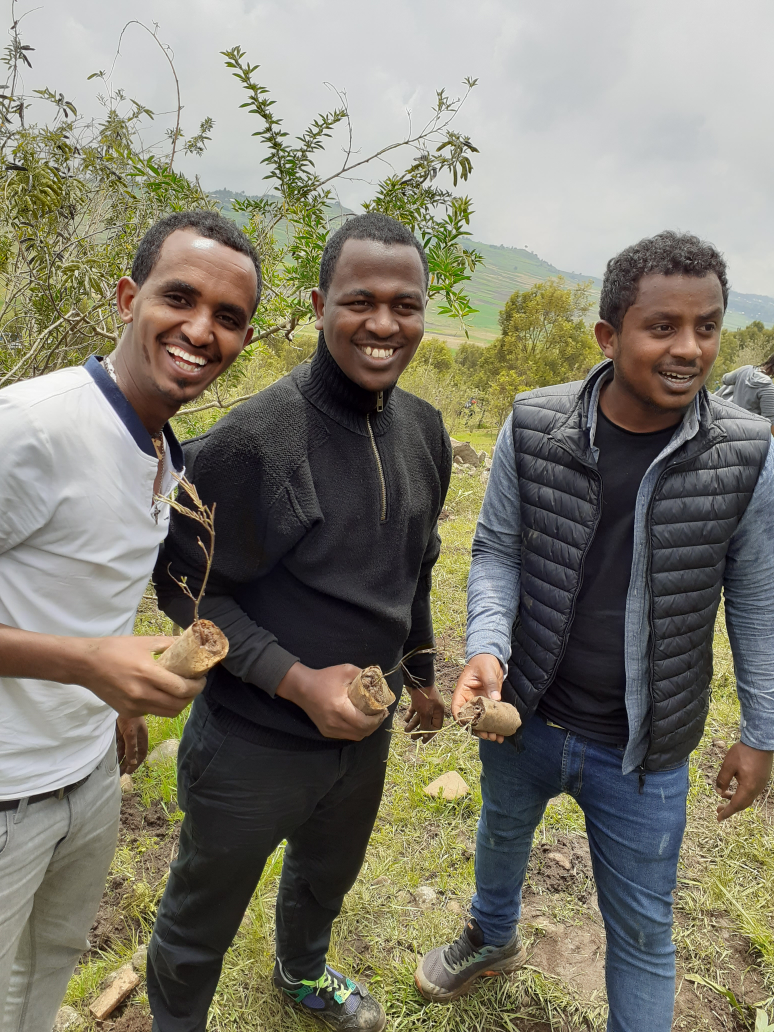
#> input picture FacialRecognition/Images/image2.jpg, 3096 x 4128 px, found by its file name (shown at 1/4 size)
$ python Image-CameraTesting.py
#> lines starting #> are read from the running program, lines starting #| are printed output that depends on the picture; after the words box and inside, x2 and y2 are one past the last pixel; in counts of white or black regions, pixels touching at a corner belong together
#"Testing Images"

import os
import cv2
import numpy as np
from matplotlib import pyplot as plt

#Load Classifier
faceCascade = cv2.CascadeClassifier('haarcascade_frontalface_default.xml')

# Load an color image in grayscale
img = cv2.imread('Images\image2.jpg',1)
#> img is the input picture: shape (4128, 3096, 3); mean B, G, R 109.5, 123.2, 126.6
scale_percent = 30 # percent of original size
width = int(700)
height = int(700)
dim = (width, height)
# resize image
img = cv2.resize(img, dim, interpolation = cv2.INTER_AREA)
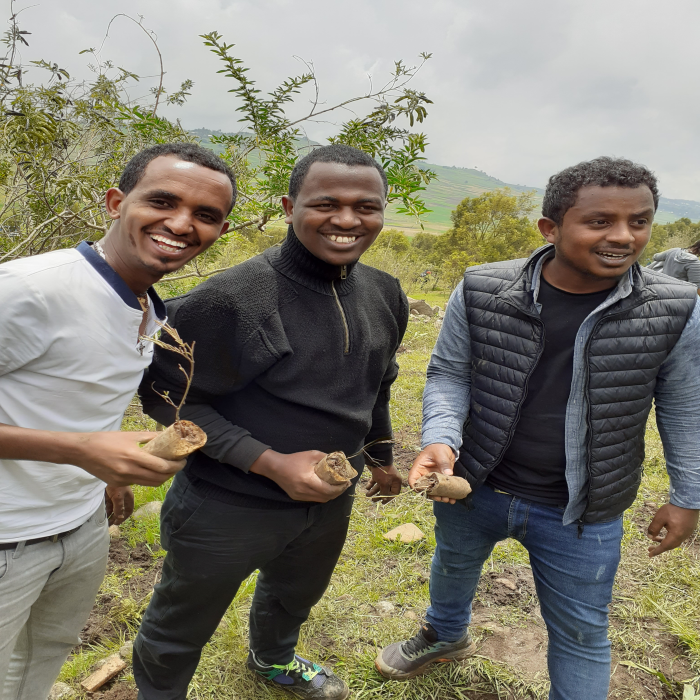
#> img: shape (700, 700, 3); mean B, G, R 109.5, 123.2, 126.6

#img = cv2.flip(img, -1)
gray = cv2.cvtColor(img, cv2.COLOR_BGR2GRAY)
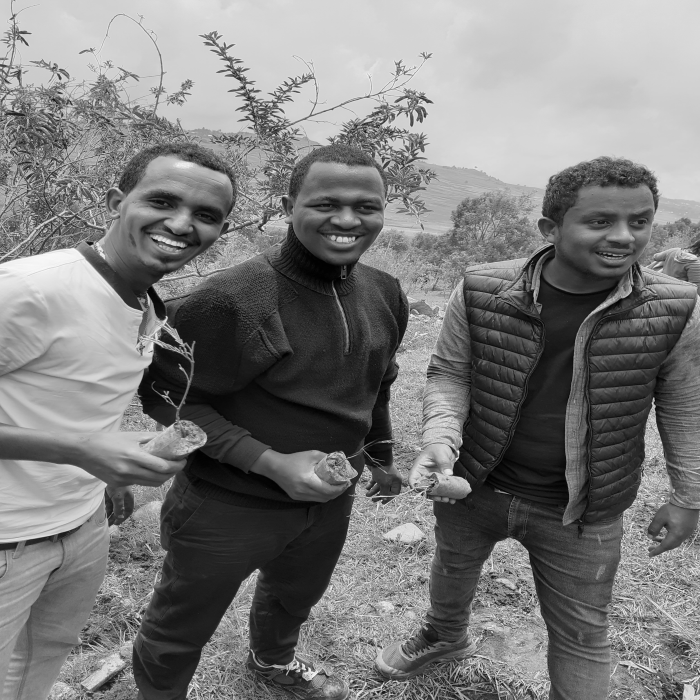
#> gray: shape (700, 700); min 0, max 249, mean 122.6


# important parameters on detected face.
faces = faceCascade.detectMultiScale(
        gray,
        scaleFactor=1.2,
        minNeighbors=5,
        minSize=(20, 20)
    )
#> faces = [[569, 184, 99, 99]]
#Draw Rectangle in Detected faces
for (x,y,w,h) in faces:
    cv2.rectangle(img,(x,y),(x+w,y+h),(255,0,0),2)
    roi_gray = gray[y:y+h, x:x+w]
    roi_color = img[y:y+h, x:x+w]
#> this loop made 1 pass
#> pass 1, `roi_gray = gray[y:y+h, x:x+w]`:
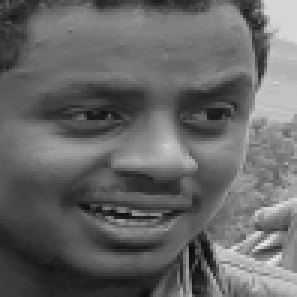
#> roi_gray: shape (99, 99) (shown 3 times larger); min 10, max 231, mean 102.4
#> pass 1, `roi_color = img[y:y+h, x:x+w]`:
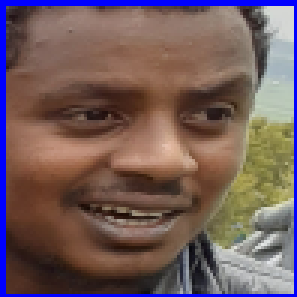
#> roi_color: shape (99, 99, 3) (shown 3 times larger); mean B, G, R 92, 92, 114.1
#> after the loop:
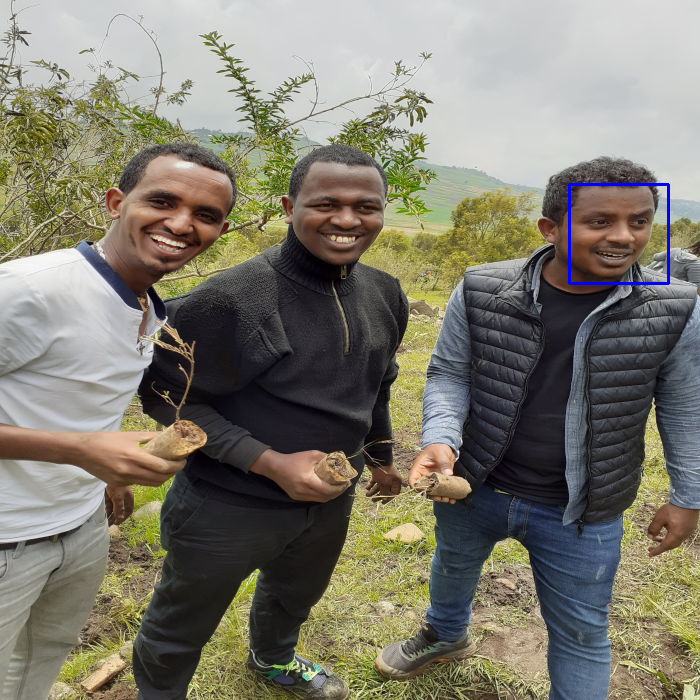
#> img: shape (700, 700, 3); 0.24% of pixels changed, all inside (x1, y1, x2, y2) = (568, 183, 670, 285)

cv2.imshow('image',img)

#cv2.imshow('image',img)
k = cv2.waitKey(0)
#> (key Esc is pressed here)
if(k == 27) :
    cv2.destroyAllWindows()
elif ( k == ord('s')) :
    plt.imshow(img, cmap = 'gray', interpolation = 'bicubic')
    plt.xticks([]), plt.yticks([])  # to hide tick values on X and Y axis
    plt.show()
    #cv2.destroyAllWindows()

$ run again, with FacialRecognition/Images/image - Copy.jpg copied over FacialRecognition/Images/image2.jpg
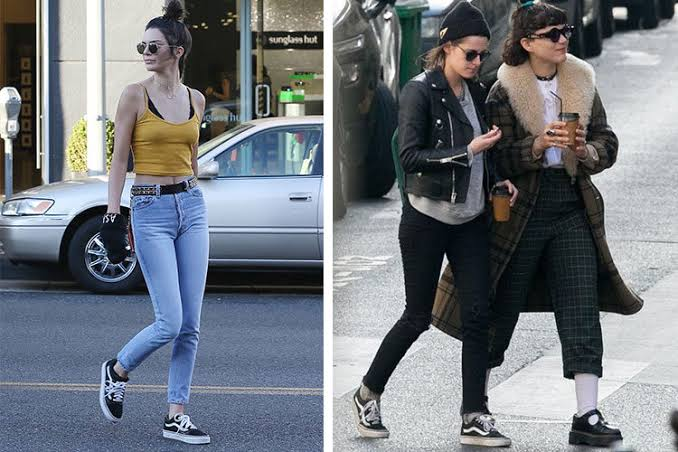
#> input picture FacialRecognition/Images/image - Copy.jpg, 678 x 452 px, found by its file name
#> img is the input picture: shape (452, 678, 3); mean B, G, R 127, 120.3, 114.9
#> `gray = cv2.cvtColor(img, cv2.COLOR_BGR2GRAY)`:
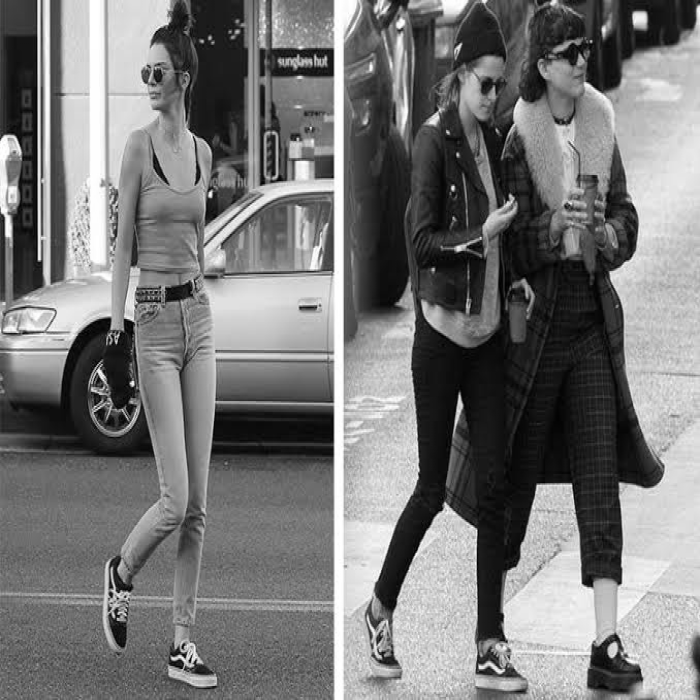
#> gray: shape (700, 700); min 0, max 255, mean 119.4
#> faces = [[464, 66, 59, 59]]
#> the loop `for (x,y,w,h) in faces:` made 1 pass
#> after the loop `for (x,y,w,h) in faces:`:
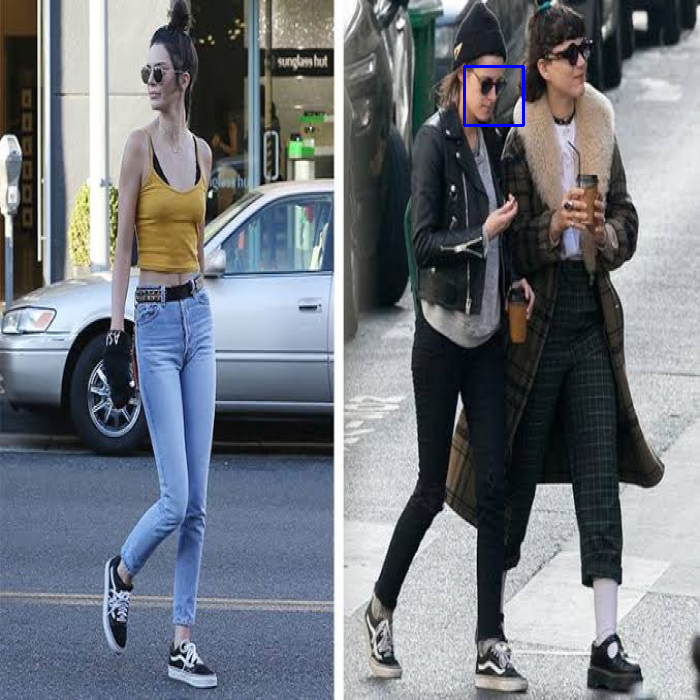
#> img: shape (700, 700, 3); mean B, G, R 127.2, 120, 114.6
